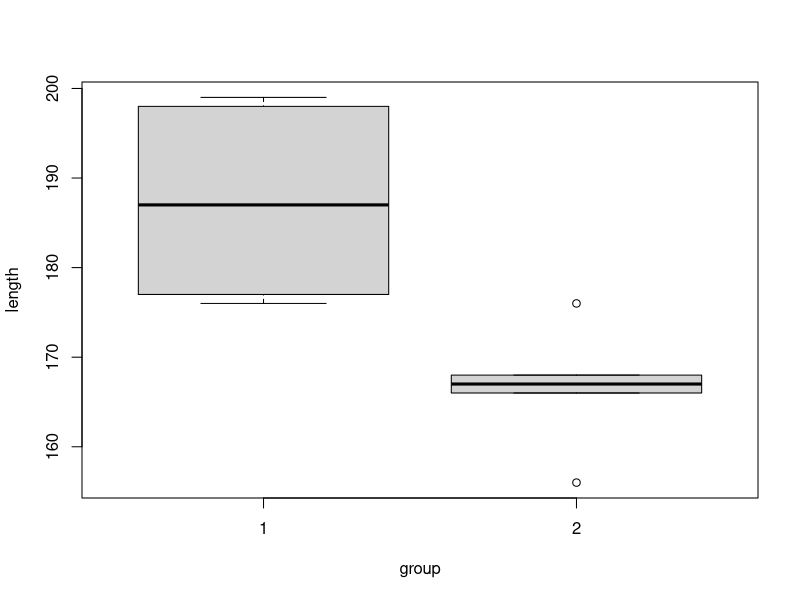
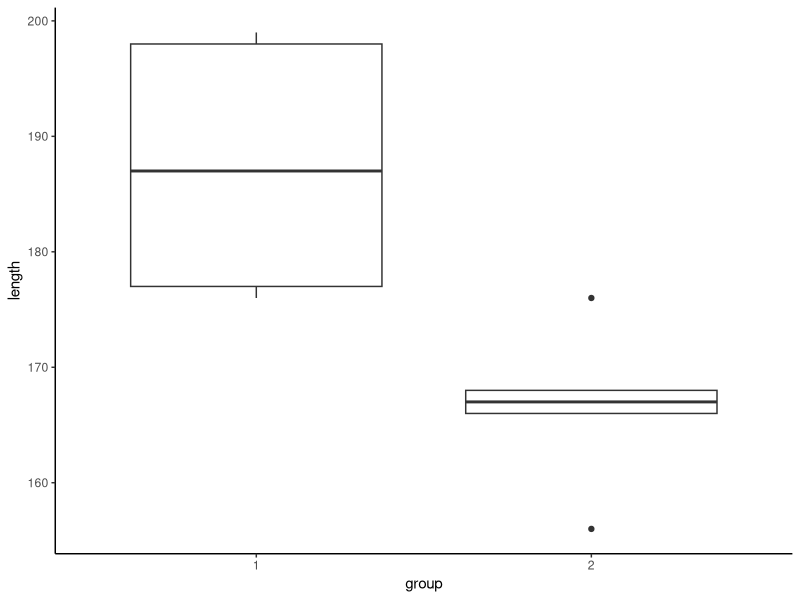
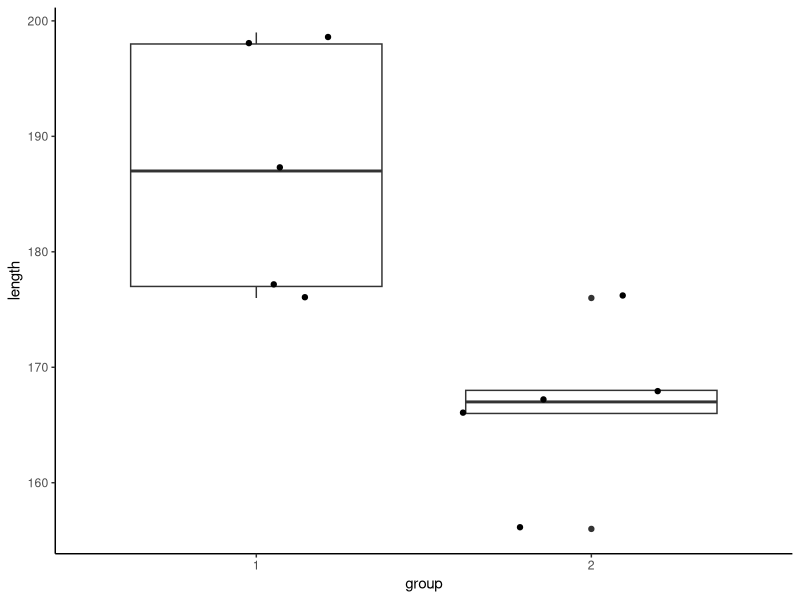
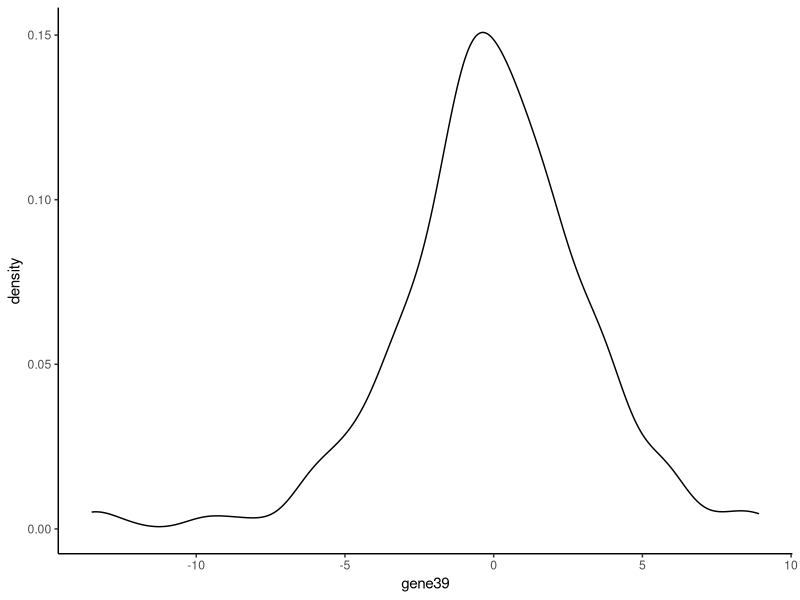
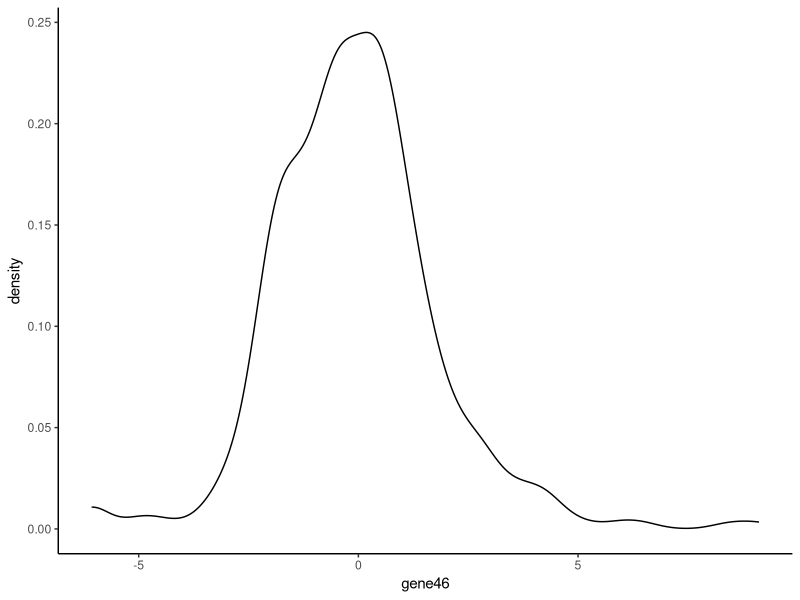
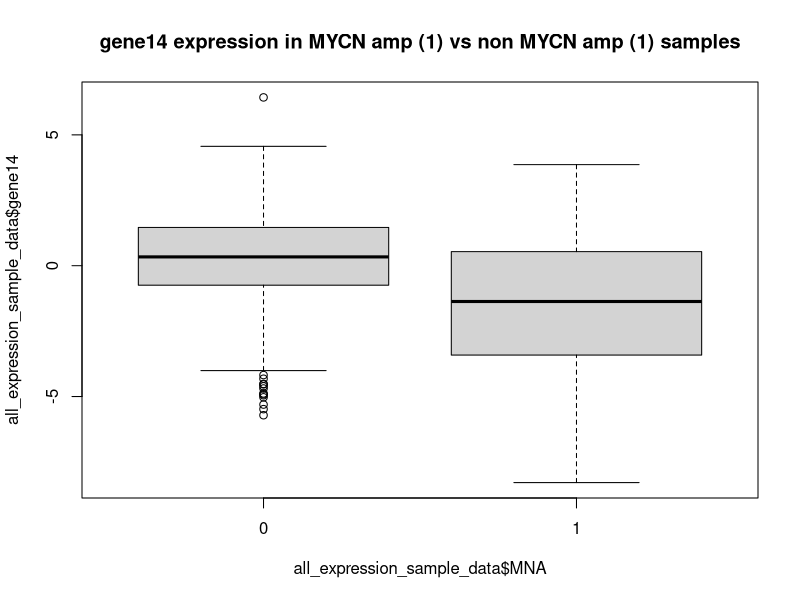
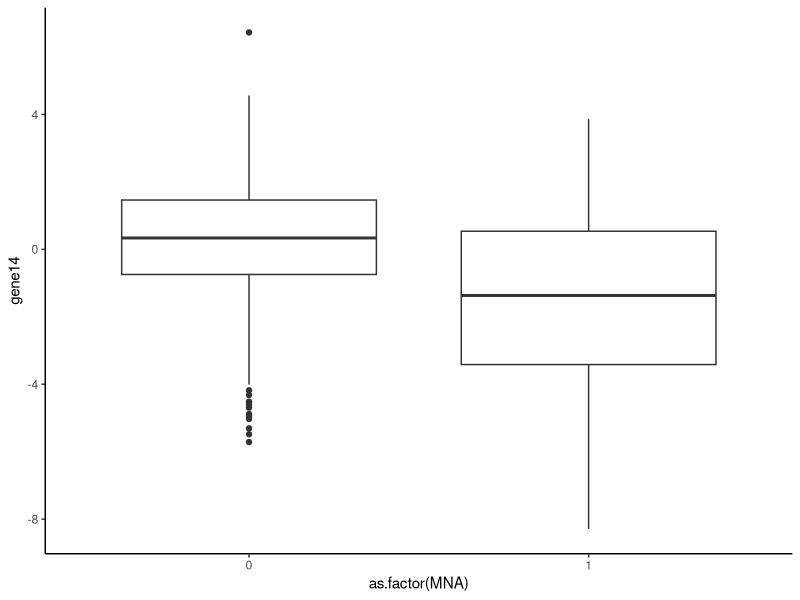
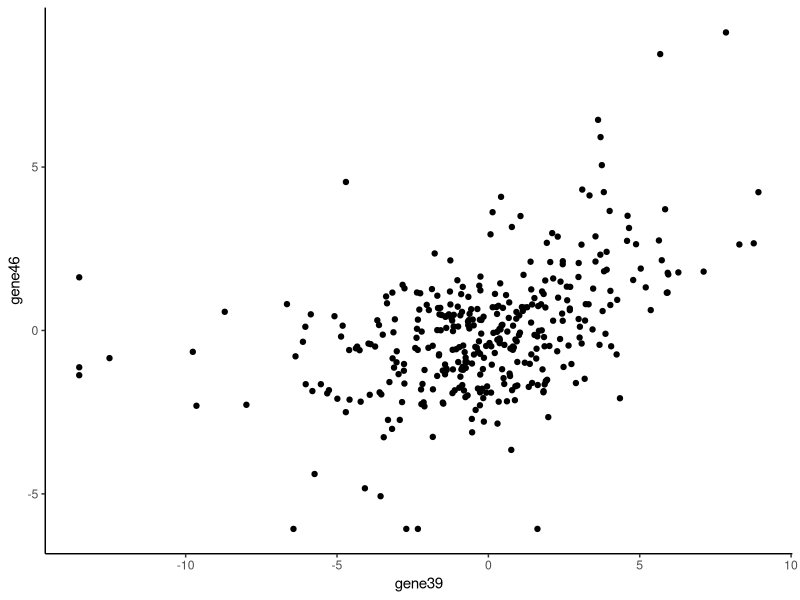

Here is the R script that generated these plots, in order:
## ---- chunk 1
library(tidyverse)
## ---- chunk 2
dir()
## ---- chunk 3
expression_data <- read_tsv(file = "qPCR_expression_data.tsv")
sample_data <- read_tsv(file = "qPCR_sample_data.tsv", col_types = "cfcffdd", col_names = TRUE)
## ---- chunk 4
# expression data
head(expression_data)
tail(expression_data)

# sample data
head(sample_data)
tail(sample_data)
## ---- chunk 5
class(expression_data)
expression_data_matrix <- as.matrix(expression_data)
class(expression_data_matrix)
head(expression_data_matrix)
## ---- chunk 6
ls()
## ---- chunk 7
expression_data_pergene <- expression_data %>%
    pivot_longer(-genename) %>%
    pivot_wider(names_from = "genename", values_from="value") 
expression_data_pergene
## ---- chunk 8
group1 <- c(187, 177, 198, 176, 199)
group2 <- c(167, 176, 156, 166, 168)
t.test(group1,group2)
## ---- chunk 9
wilcox.test(group1, group2)
## ---- chunk 10
result_wilc <- wilcox.test(group1, group2)
result_wilc
result_wilc$p.value
## ---- chunk 11
length <- c(187, 177, 198, 176, 199, 167, 176, 156, 166, 168)
group <- c(1, 1, 1, 1, 1, 2, 2, 2, 2, 2)
t.test(length~group) # parametric test
wilcox.test(length~group) # non-parametric test
## ---- chunk 12
# this is the base-R way to draw a boxplot
boxplot(length~group) 

#also with ggplot you can make nice boxplots
inputdata <- tibble(length, group=as.factor(group))
inputdata %>%
    ggplot(aes(x=group, y=length))+
    geom_boxplot()+
    theme_classic()

#boxplot with jitter
inputdata <- tibble(length, group=as.factor(group))
inputdata %>%
    ggplot(aes(x=group, y=length))+
    geom_boxplot()+
    theme_classic()+
     geom_jitter()


## ---- chunk 13
t.test(group1, group2, paired=T) # parametric test
wilcox.test(group1, group2, paired=T) # non-parametric test
## ---- chunk 14
#calculate means
expression_data_pergene %>%
    summarise(mean(gene39), mean(gene46))

#plot density gene 39
expression_data_pergene %>%
  ggplot(aes(gene39))+
  geom_density()+
  theme_classic()

#plot density gene 46
expression_data_pergene %>%
  ggplot(aes(gene46))+
  geom_density()+
  theme_classic()

#perform parametric test
t.test(expression_data_pergene$gene39, expression_data_pergene$gene46, paired=T) # a paired test is more interesting to us in this case, as the same samples/patients were tested for gene39 and for gene46 expression.

#perform non-parametric test
wilcox.test(expression_data_pergene$gene39, expression_data_pergene$gene46, paired=T)



## ---- chunk 15
all_expression_sample_data <- left_join(expression_data_pergene, sample_data, by=c("name"="patientID"))
head(all_expression_sample_data)
## ---- chunk 16
# perform parametric tests
t.test(all_expression_sample_data$gene14~all_expression_sample_data$MNA)
t.test(all_expression_sample_data$gene39~all_expression_sample_data$MNA)
t.test(all_expression_sample_data$gene45~all_expression_sample_data$MNA)

# perform non-parametric tests
wilcox.test(all_expression_sample_data$gene14~all_expression_sample_data$MNA)
wilcox.test(all_expression_sample_data$gene39~all_expression_sample_data$MNA)
wilcox.test(all_expression_sample_data$gene45~all_expression_sample_data$MNA)

# draw boxplots
boxplot(all_expression_sample_data$gene14~all_expression_sample_data$MNA, main="gene14 expression in MYCN amp (1) vs non MYCN amp (1) samples")

all_expression_sample_data %>%
    ggplot(aes(x=as.factor(MNA), y=gene14))+
    geom_boxplot()+
    theme_classic()
## ---- chunk 17
#plot scatter
expression_data_pergene %>%
    ggplot(aes(x=gene39,y=gene46))+
        geom_point()+
        theme_classic()

#calculated Pearson and Spearman correlation
cor.test(expression_data_pergene$gene39, expression_data_pergene$gene46) #default: the Pearson correlation will be calculated
cor.test(expression_data_pergene$gene39, expression_data_pergene$gene46, method="spearman")
## ---- chunk 18
# gene 39
# fit the model
lm_stage_mycn <- lm(gene39 ~ Stage, data=all_expression_sample_data)
# gives you anova test results for the model
anova(lm_stage_mycn)
# gives you results for each value of 'stage'
summary(lm_stage_mycn)

ggplot(all_expression_sample_data, aes(x = Stage, y = gene39, group= Stage, fill=Stage)) +
  geom_boxplot() +
  geom_point(position = "jitter", color="grey")+
  theme_classic()

# kruskal wallis test
kruskal.test(gene39 ~ Stage, data=all_expression_sample_data)

#gene 14
# plot the model
lm_stage_mycn <- lm(gene14 ~ Stage, data=all_expression_sample_data)
# gives you anova test results for the model
anova(lm_stage_mycn)
# gives you results for each value of 'stage'
summary(lm_stage_mycn)

ggplot(all_expression_sample_data, aes(x = Stage, y = gene14, group= Stage, fill=Stage)) +
  geom_boxplot() +
  geom_point(position = "jitter", color="grey")+
  theme_classic()

# kruskal wallis test
kruskal.test(gene14 ~ Stage, data=all_expression_sample_data)
